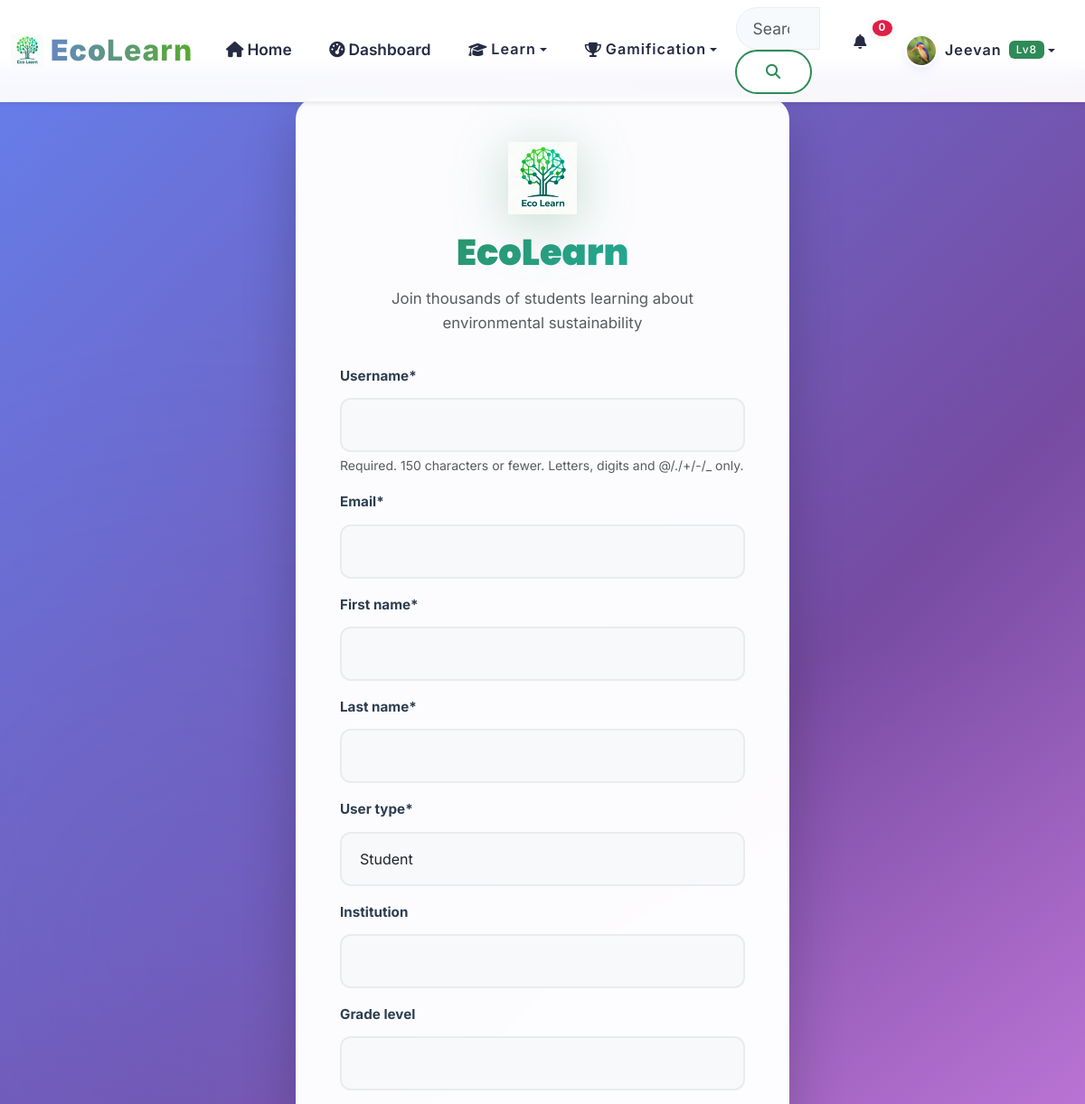
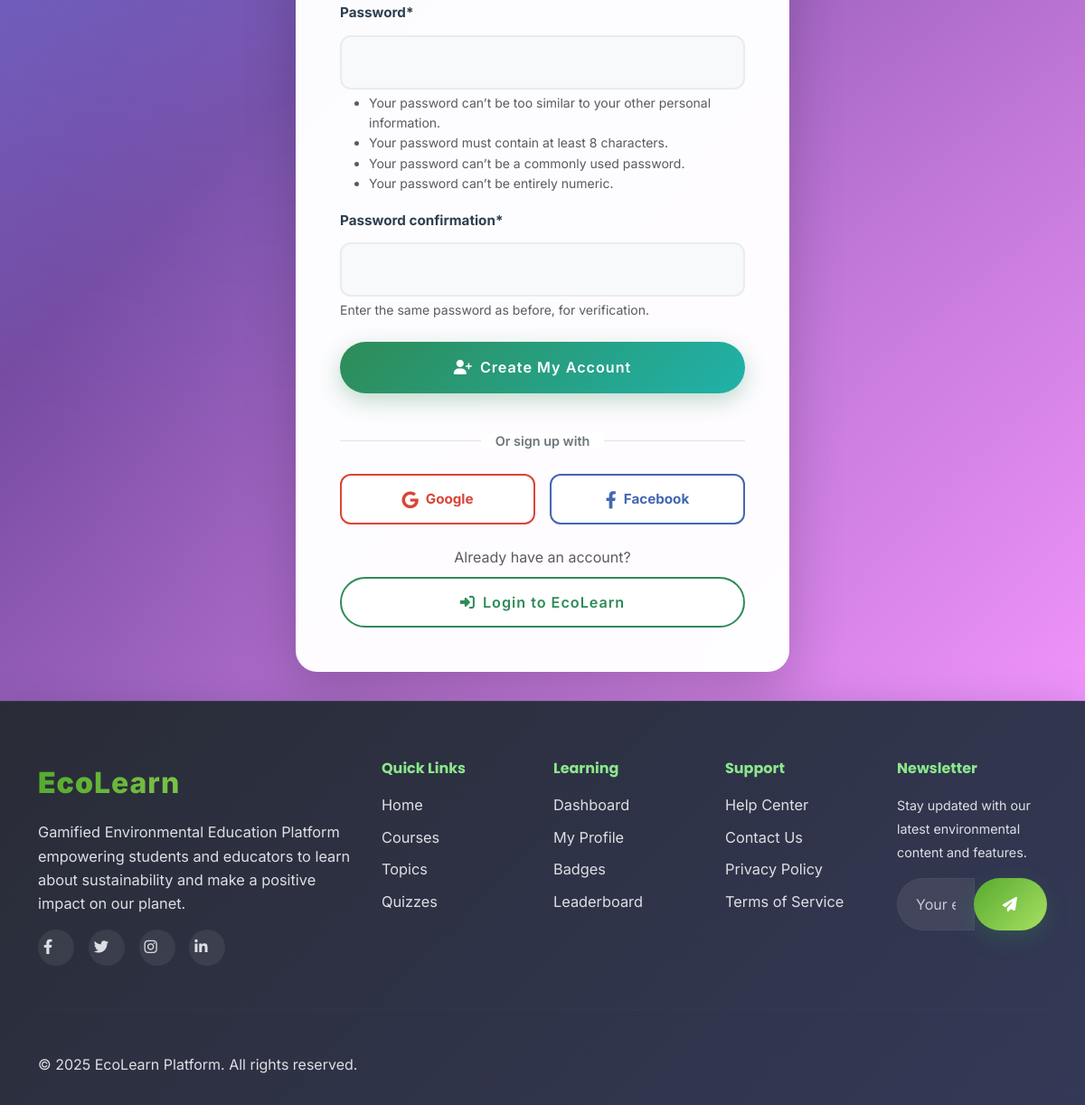
/accounts/register/ (signed in), run on the app's committed database (2 pictures, top to bottom).
### apps/accounts/models.py (models this page shows, shortened)
class User(AbstractUser):
    email = models.EmailField(unique=True)
    first_name = models.CharField(max_length=30)
    last_name = models.CharField(max_length=30)
    USER_TYPES = (
        ('student', 'Student'),
        ('teacher', 'Teacher'),
        ('admin', 'Administrator'),
    )
    user_type = models.CharField(max_length=20, choices=USER_TYPES, default='student')
    institution = models.CharField(max_length=100, blank=True)
    grade_level = models.CharField(max_length=20, blank=True)
    student_id = models.CharField(max_length=100, blank=True)  # NEW
    avatar = models.ImageField(upload_to='avatars/', blank=True, null=True)
    bio = models.TextField(max_length=500, blank=True)
    date_of_birth = models.DateField(blank=True, null=True)
    phone = models.CharField(max_length=20, blank=True)  # NEW
    total_points = models.IntegerField(default=0)
    level = models.IntegerField(default=1)
    experience_points = models.IntegerField(default=0)
    last_login_streak = models.IntegerField(default=0)
    total_lessons_completed = models.IntegerField(default=0)
    total_quizzes_taken = models.IntegerField(default=0)
    preferred_language = models.CharField(max_length=10, default='en')
    notifications_enabled = models.BooleanField(default=True)
    email_notifications = models.BooleanField(default=False)
    show_on_leaderboard = models.BooleanField(default=True)
    learning_style = models.CharField(max_length=50, blank=True)
    created_at = models.DateTimeField(auto_now_add=True)
    updated_at = models.DateTimeField(auto_now=True)
    is_verified = models.BooleanField(default=False)
    USERNAME_FIELD = 'email'
    REQUIRED_FIELDS = ['username', 'first_name', 'last_name']
    class Meta:
        db_table = 'users'
        verbose_name = 'User'
        verbose_name_plural = 'Users'

### apps/accounts/views.py (the view, shortened to what this page needs)
# urls.py: path('register/', views.RegisterView.as_view(), name='register'),
class RegisterView(CreateView):
    model = User
    form_class = CustomUserCreationForm
    template_name = 'accounts/register.html'
    success_url = reverse_lazy('core:dashboard')

### apps/accounts/context_processors.py (called while the page is built)
def user_gamification(request):
    if request.user.is_authenticated:
        if getattr(request.user, 'user_type', None) != 'student':
            return {
                'user_level': 0,
                'user_points': 0,
                'user_badges': 0,
            }
        try:
            progress = UserProgress.objects.get(user=request.user)
            level = progress.get_level()
            points = progress.total_points
            badges = request.user.earned_badges.count() if hasattr(request.user, 'earned_badges') else 0
        except UserProgress.DoesNotExist:
            level = 1
            points = 0
            badges = 0
    else:
        level = 0
        points = 0
        badges = 0
    return {
        'user_level': level,
        'user_points': points,
        'user_badges': badges,
    }

### apps/gamification/models.py (called while the page is built)
    def get_level(self):
        pts = self.total_points
        for i, threshold in enumerate(self.LEVEL_THRESHOLDS):
            if pts < threshold:
                return i
        return len(self.LEVEL_THRESHOLDS)

### templates/accounts/register.html (shortened to what this page needs)
{% extends 'base.html' %}
{% load static %}
{% load crispy_forms_tags %}
{% block content %}
<div class="auth-page d-flex align-items-center">
    <div class="container">
        <div class="row justify-content-center">
            <div class="col-md-8 col-lg-6">
                <div class="auth-card">
                    <div class="auth-logo">
                        <div class="logo-icon">
                            <img src="{% static 'images/Logos.png' %}" alt="EcoLearn Tree Logo">
                        </div>
                        <h3><strong class="text-primary">Eco</strong><span class="text-success">Learn</span></h3>
                        <p class="text-muted">Join thousands of students learning about environmental sustainability</p>
                    </div>
                    <form method="post">
                        {{ form|crispy }}
                        <div class="text-center mt-4">
                            <button type="submit" class="btn btn-primary w-100 mb-3">
                                <i class="fas fa-user-plus me-2"></i>Create My Account
                            </button>
                        </div>
                    </form>
                    <div class="divider">
                        <span>Or sign up with</span>
                    </div>
                     <div class="social-login">
                        <button type="button" class="btn-social btn-google" onclick="loginWithGoogle()">
                            <i class="fab fa-google"></i>
                            <span>Google</span>
                        </button>
                        <button type="button" class="btn-social btn-facebook" onclick="loginWithFacebook()">
                            <i class="fab fa-facebook-f"></i>
                            <span>Facebook</span>
                        </button>
                    </div>
                    <div class="text-center">
                        <p class="text-muted mb-0">Already have an account?</p>
                        <a href="{% url 'accounts:login' %}" class="btn btn-outline-primary w-100 mt-2">
                            <i class="fas fa-sign-in-alt me-2"></i>Login to EcoLearn
                        </a>
                    </div>
                </div>
            </div>
        </div>
    </div>
</div>
{% endblock %}

### templates/components/navigation.html (shortened to what this page needs)
{% load static %}
<nav class="navbar navbar-expand-lg navbar-light bg-white shadow-sm fixed-top">
    <div class="container-fluid">
        <a class="navbar-brand d-flex align-items-center" href="{% url 'core:home' %}">
            <img src="{% static 'images/Logos.png' %}" alt="EEP Logo" class="navbar-logo me-2" style="height: 32px;">
            <span class="brand-text"><strong class="text-primary">Eco</strong><span class="text-success">Learn</span></span>
        </a>
        <div class="collapse navbar-collapse" id="navbarNav">
            <ul class="navbar-nav me-auto">
                <li class="nav-item">
                    <a class="nav-link {% if request.resolver_match.url_name == 'home' %}active{% endif %}" href="{% url 'core:home' %}">
                        <i class="fas fa-home me-1"></i>Home
                    </a>
                </li>
                {% if user.is_authenticated %}
                    {% if user.user_type != 'teacher' %}
                    <li class="nav-item">
                        <a class="nav-link {% if request.resolver_match.url_name == 'dashboard' %}active{% endif %}" href="{% url 'core:dashboard' %}">
                            <i class="fas fa-tachometer-alt me-1"></i>Dashboard
                        </a>
                    </li>
                    {% endif %}
                {% endif %}
                 {% if user.user_type != 'teacher' %}
                <li class="nav-item dropdown">
                    <button class="nav-link dropdown-toggle btn btn-link border-0 bg-transparent" type="button" data-bs-toggle="dropdown">
                        <i class="fas fa-graduation-cap me-1"></i>Learn
                    </button>
                </li>
                {% endif %}
                {% if user.is_authenticated %}
                <li class="nav-item dropdown">
                    <button class="nav-link dropdown-toggle btn btn-link border-0 bg-transparent" type="button" data-bs-toggle="dropdown">
                        <i class="fas fa-trophy me-1"></i>Gamification
                    </button>
                </li>
                {% endif %}
            </ul>
            <form class="d-flex me-3" role="search">
                <div class="input-group">
                    <input class="form-control search-input" type="search" placeholder="Search courses, topics..." aria-label="Search" id="globalSearch">
                    <button class="btn btn-outline-primary" type="submit">
                        <i class="fas fa-search"></i>
                    </button>
                </div>
            </form>
            <ul class="navbar-nav">
                {% if user.is_authenticated %}
                    <li class="nav-item dropdown">
                        <button class="nav-link notification-toggle btn btn-link border-0 bg-transparent" type="button" data-bs-toggle="dropdown">
                            <i class="fas fa-bell"></i>
                            <span class="notification-badge" id="notificationCount">0</span>
                        </button>
                    </li>
                    <li class="nav-item dropdown">
                        <button class="nav-link dropdown-toggle user-menu btn btn-link border-0 bg-transparent" type="button" data-bs-toggle="dropdown">
                            <img src="{% if user.avatar %}{{ user.avatar.url }}{% else %}{% static 'images/avatars/default.png' %}{% endif %}" alt="Profile" class="user-avatar me-2">
                            <span class="user-name">{{ user.first_name }}</span>
                            <span class="user-level badge bg-primary ms-2">Lv{{ user_level }}</span>
                        </button>
                    </li>
                {% endif %}
            </ul>
        </div>
    </div>
</nav>

### static/css/base.css (style rules this page uses)
:root { --primary-color: #2E8B57; --primary-light: #3CB371; --primary-dark: #228B22; --secondary-color: #20B2AA; --accent-color: #32CD32; --success-color: #28a745; --info-color: #17a2b8; --warning-color: #ffc107; --danger-color: #dc3545; --white: #ffffff; --gray-50: #f8f9fa; --gray-100: #e9ecef; --gray-200: #dee2e6; --gray-300: #ced4da; --gray-400: #adb5bd; --gray-500: #6c757d; --gray-600: #495057; --gray-700: #343a40; --gray-800: #212529; --gray-900: #000000; --font-primary: 'Inter', -apple-system, BlinkMacSystemFont, sans-serif; --font-heading: 'Poppins', sans-serif; --spacing-xs: 0.25rem; --spacing-sm: 0.5rem; --spacing-md: 1rem; --spacing-lg: 1.5rem; --spacing-xl: 2rem; --spacing-2xl: 3rem; --radius-sm: 0.25rem; --radius-md: 0.375rem; --radius-lg: 0.5rem; --radius-xl: 0.75rem; --radius-2xl: 1rem; --radius-full: 9999px; --shadow-sm: 0 1px 2px 0 rgba(0, 0, 0, 0.05); --shadow-md: 0 4px 6px -1px rgba(0, 0, 0, 0.1); --shadow-lg: 0 10px 15px -3px rgba(0, 0, 0, 0.1); --shadow-xl: 0 20px 25px -5px rgba(0, 0, 0, 0.1); --transition-fast: 150ms ease-in-out; --transition-normal: 300ms ease-in-out; --transition-slow: 500ms ease-in-out; }
* { box-sizing: border-box; }
body { font-family: var(--font-primary); font-size: 1rem; line-height: 1.6; color: var(--gray-700); background-color: #f5f7fa; -webkit-font-smoothing: antialiased; -moz-osx-font-smoothing: grayscale; }
h1, h2, h3, h4, h5, h6 { font-family: var(--font-heading); font-weight: 600; line-height: 1.3; color: var(--gray-800); margin-bottom: var(--spacing-md); }
p { margin-bottom: var(--spacing-md); }
a { color: var(--primary-color); text-decoration: none; transition: color var(--transition-fast); }
.navbar { backdrop-filter: blur(10px); background-color: rgba(255, 255, 255, 0.95) !important; border-bottom: 1px solid var(--gray-200); transition: all var(--transition-normal); }
.navbar-brand { font-weight: 700; font-size: 1.25rem; }
.navbar-logo { height: 32px; width: auto; }
.nav-link { font-weight: 500; padding: var(--spacing-sm) var(--spacing-md) !important; border-radius: var(--radius-md); transition: all var(--transition-fast); }
.user-avatar { width: 32px; height: 32px; border-radius: var(--radius-full); object-fit: cover; border: 2px solid var(--white); }
.user-menu { display: flex; align-items: center; padding: var(--spacing-xs) var(--spacing-md); border-radius: var(--radius-lg); transition: all var(--transition-fast); }
.notification-toggle { position: relative; }
.notification-badge { position: absolute; top: -2px; right: -2px; background-color: var(--danger-color); color: var(--white); font-size: 0.75rem; font-weight: 600; padding: 2px 6px; border-radius: var(--radius-full); min-width: 18px; height: 18px; display: flex; align-items: center; justify-content: center; }
.search-input { min-width: 250px; border-radius: var(--radius-lg); border: 1px solid var(--gray-300); padding: var(--spacing-sm) var(--spacing-md); transition: all var(--transition-fast); }
.btn { font-weight: 500; border-radius: var(--radius-md); padding: var(--spacing-sm) var(--spacing-lg); transition: all var(--transition-fast); border: none; cursor: pointer; display: inline-flex; align-items: center; justify-content: center; text-decoration: none; }
.btn-primary { background: linear-gradient(135deg, var(--primary-color), var(--primary-light)); color: var(--white); }
.btn-outline-primary { border: 2px solid var(--primary-color); color: var(--primary-color); background: transparent; }
.badge { font-weight: 500; padding: 4px 8px; border-radius: var(--radius-md); font-size: 0.75rem; }
.text-primary { color: var(--primary-color) !important; }
.text-success { color: var(--success-color) !important; }
.bg-primary { background-color: var(--primary-color) !important; }

### data on the page
User: avatar (picture), first_name "Jeevan"

### other printed values
{{ user_level }} "8"
